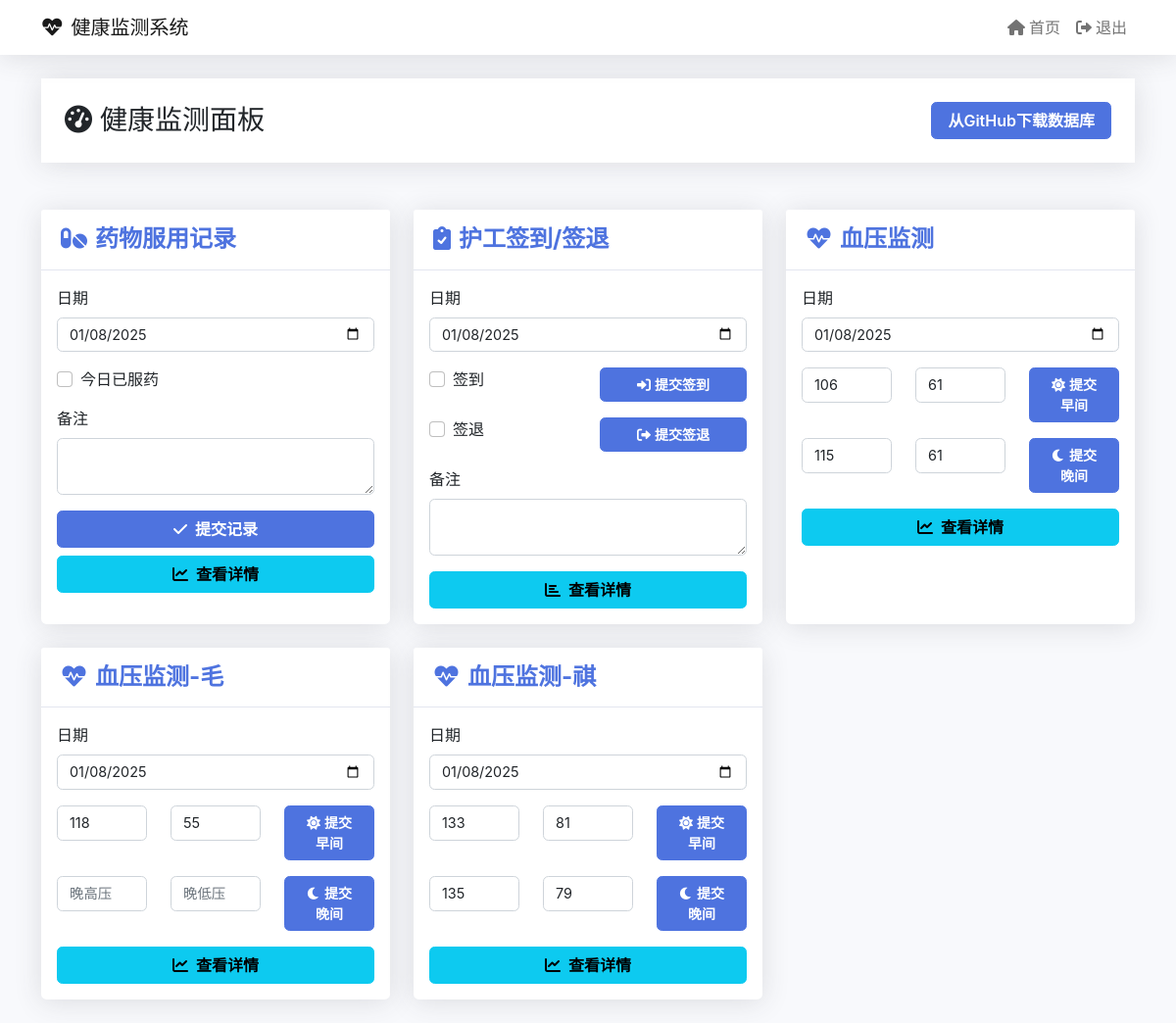
/landing (signed in), run on an earlier commit of the app's database.
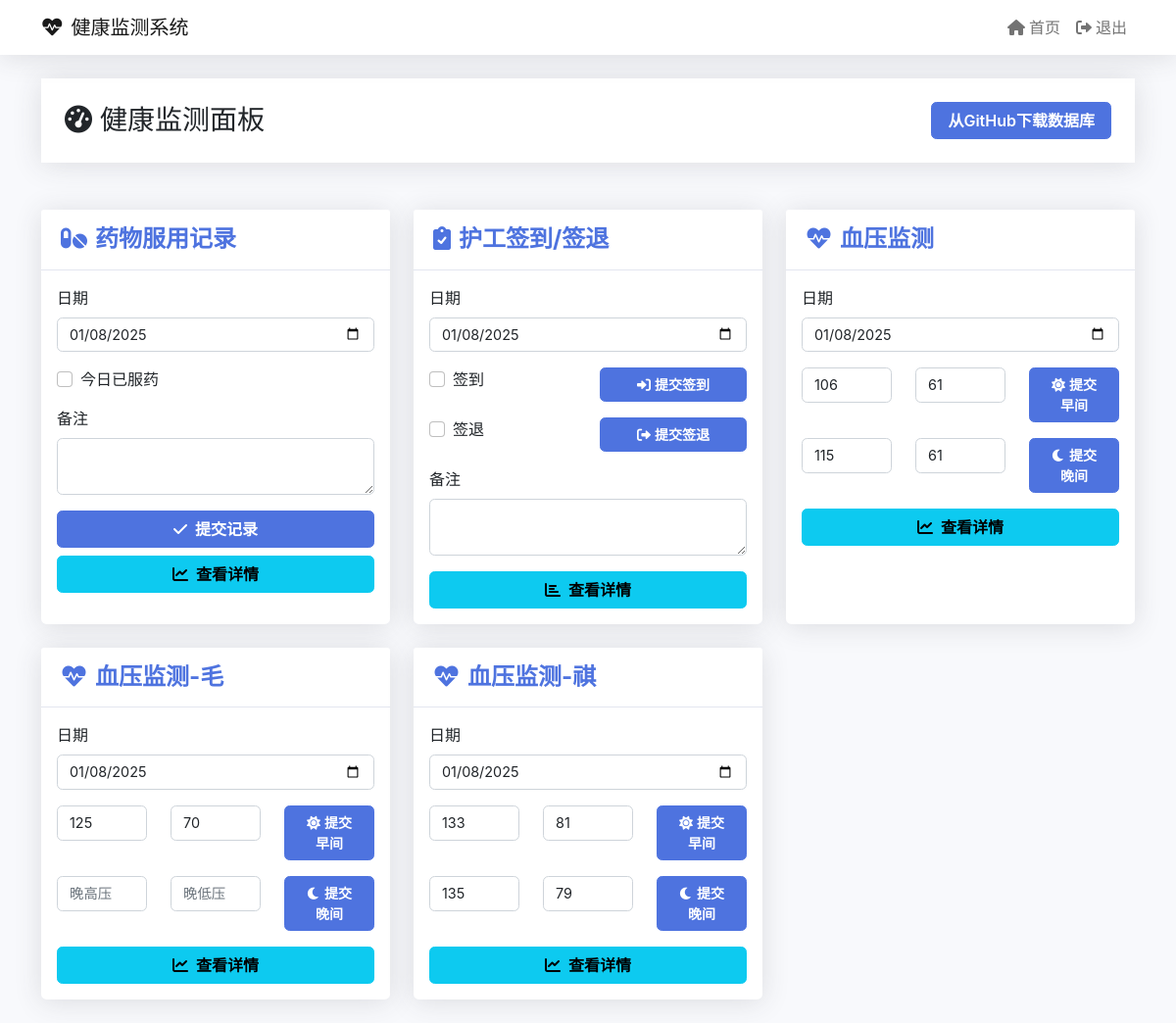
And on a later commit of the database.
### tables this page shows
CREATE TABLE bloodpressure2_records
           (id INTEGER PRIMARY KEY AUTOINCREMENT,
            date TEXT NOT NULL,
            day_of_week TEXT NOT NULL,
            morning_high INTEGER,
            morning_low INTEGER,
            afternoon_high INTEGER,
            afternoon_low INTEGER,
            notes TEXT,
            today_average TEXT,
            risk TEXT);

### app.py (the view)
@app.route('/landing')
@login_required
def landing():
    try:
        db = get_db()
        try:
            last_bp = db.execute('''
                SELECT morning_high, morning_low, afternoon_high, afternoon_low
                FROM bloodpressure_records
                ORDER BY date DESC LIMIT 1
            ''').fetchone()
            last_bp2 = db.execute('''
                SELECT morning_high, morning_low, afternoon_high, afternoon_low
                FROM bloodpressure2_records
                ORDER BY date DESC LIMIT 1
            ''').fetchone()
            last_bp3 = db.execute('''
                SELECT morning_high, morning_low, afternoon_high, afternoon_low
                FROM bloodpressure3_records
                ORDER BY date DESC LIMIT 1
            ''').fetchone()
            db.close()
            return render_template('landing.html',
                current_date=datetime.now().strftime('%Y-%m-%d'),
                last_bp=last_bp or {'morning_high': '', 'morning_low': '',
                                  'afternoon_high': '', 'afternoon_low': ''},
                last_bp2=last_bp2 or {'morning_high': '', 'morning_low': '',
                                    'afternoon_high': '', 'afternoon_low': ''},
                last_bp3=last_bp3 or {'morning_high': '', 'morning_low': '',
                                    'afternoon_high': '', 'afternoon_low': ''})
        except Exception as e:
            db.close()
            print(f"查询数据库时出错: {str(e)}")
            return render_template('landing.html',
                current_date=datetime.now().strftime('%Y-%m-%d'),
                last_bp={'morning_high': '', 'morning_low': '',
                        'afternoon_high': '', 'afternoon_low': ''},
                last_bp2={'morning_high': '', 'morning_low': '',
                         'afternoon_high': '', 'afternoon_low': ''},
                last_bp3={'morning_high': '', 'morning_low': '',
                         'afternoon_high': '', 'afternoon_low': ''})
    except Exception as e:
        print(f"访问页面时出错: {str(e)}")
        return render_template('landing.html',
            current_date=datetime.now().strftime('%Y-%m-%d'),
            last_bp={'morning_high': '', 'morning_low': '',
                    'afternoon_high': '', 'afternoon_low': ''},
            last_bp2={'morning_high': '', 'morning_low': '',
                     'afternoon_high': '', 'afternoon_low': ''},
            last_bp3={'morning_high': '', 'morning_low': '',
                     'afternoon_high': '', 'afternoon_low': ''})

### app.py (called while the page is built)
def login_required(f):
    @wraps(f)
    def decorated_function(*args, **kwargs):
        if 'logged_in' not in session:
            return redirect(url_for('login'))
        return f(*args, **kwargs)
    return decorated_function

### templates/landing.html (shortened to what the changed rows need)
{% extends "base.html" %}
{% block content %}
<div class="row mb-4">
    <div class="col-12">
        <div class="page-header">
            <div class="container">
                <div class="d-flex justify-content-between align-items-center">
                    <h1 class="h3 mb-0 text-gray-800">
                        <i class="fas fa-tachometer-alt me-2"></i>健康监测面板
                    </h1>
                </div>
            </div>
        </div>
    </div>
</div>
<div class="row">
    <div class="col-lg-4 mb-4">
        <div class="card h-100">
            <div class="card-body">
                <form action="{{ url_for('add_blood_pressure2') }}" method="POST">
                    <div class="row mb-3">
                        <div class="col">
                            <input type="number" class="form-control" name="morning_high" placeholder="早高压"
                                   value="{{ last_bp2.morning_high }}">
                        </div>
                        <div class="col">
                            <input type="number" class="form-control" name="morning_low" placeholder="早低压"
                                   value="{{ last_bp2.morning_low }}">
                        </div>
                    </div>
                </form>
            </div>
        </div>
    </div>
</div>
{% endblock %}

What changed in the data, as far as the page shows it:
no longer on this page (row unchanged): bloodpressure2_records: morning_high "118", morning_low "55"
added bloodpressure2_records: morning_high "125", morning_low "70"
